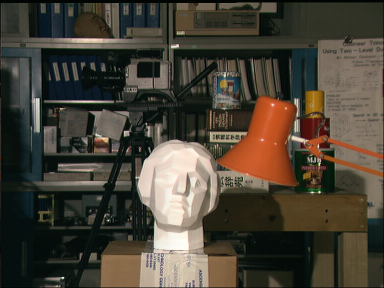
#> input picture CVIP-Project-2/data/tsucuba_left.png, 384 x 288 px, found by its file name
$ python Task2.py
#> lines starting #> are read from the running program, lines starting #| are printed output that depends on the picture; after the words box and inside, x2 and y2 are one past the last pixel; in counts of white or black regions, pixels touching at a corner belong together

# coding: utf-8

# In[4]:


import cv2
import numpy as np
from matplotlib import pyplot as plt
UBIT = 'jayanthk'
np.random.seed(sum([ord(c) for c in UBIT]))
import random

img1 = cv2.imread("D:\\sem1\\cvip\\proj2\\tsucuba_left.png", 0)
#> img1: shape (288, 384); min 0, max 253, mean 68.4
img2 = cv2.imread("D:\\sem1\\cvip\\proj2\\tsucuba_right.png", 0)
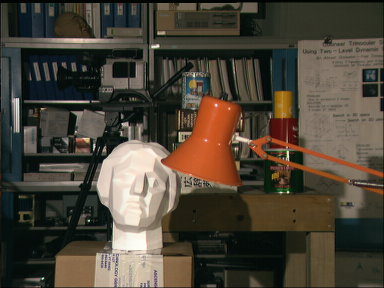
#> input picture CVIP-Project-2/data/tsucuba_right.png, 384 x 288 px, found by its file name
#> img2: shape (288, 384); min 0, max 253, mean 70.3
sift = cv2.xfeatures2d.SIFT_create()
(kp1, d1) = sift.detectAndCompute(img1, None)
#> kp1 = 760 keypoints; strongest (x, y, size): (174, 178, 47.1), (177, 46, 2.7), (126, 133, 3.8), (36, 102, 5.7)
(kp2, d2) = sift.detectAndCompute(img2, None)
#> kp2 = 764 keypoints; strongest (x, y, size): (94, 146, 1.9), (132, 178, 47.5), (157, 46, 2.7), (288, 153, 2)
sift_img1 = cv2.drawKeypoints(img1, kp1, color=(150,0,0), outImage=np.array([]))
sift_img2 = cv2.drawKeypoints(img2, kp2, color=(150,0,0), outImage=np.array([]))
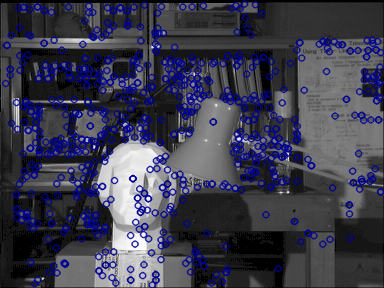
#> sift_img2: shape (288, 384, 3); mean of channels 0, 1, 2 79.7, 61.3, 61.3; drawn as B, G, R
print("# keypoints: {}, descriptors: {}".format(len(kp1), d1.shape))
#| # keypoints: 760, descriptors: (760, 128)
print("# keypoints: {}, descriptors: {}".format(len(kp2), d2.shape))
#| # keypoints: 764, descriptors: (764, 128)

cv2.imwrite("D:\\sem1\\cvip\\proj2\\task2_sift1.jpg", sift_img1)
cv2.imwrite("D:\\sem1\\cvip\\proj2\\task2_sift2.jpg", sift_img2)

FLANN_INDEX_KDTREE = 0
index_params = dict(algorithm = FLANN_INDEX_KDTREE, trees = 5)
search_params = dict(checks = 50)

flann = cv2.FlannBasedMatcher(index_params, search_params)
matches = flann.knnMatch(d1,d2,k=2)
#> matches = 760 matches
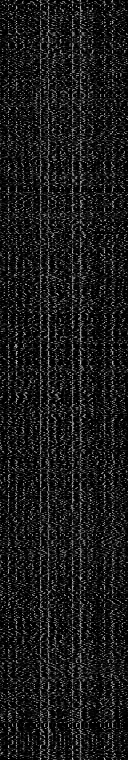
#> d1: shape (760, 128) float32; min 0, max 208, mean 25.7

# store all the good matches as per Lowe's ratio test.
g = []
for m,n in matches:
    if m.distance < 0.75*n.distance:
        g.append(m)
#> after the loop, g = 286 matches

src_pt = np.float32([ kp1[m.queryIdx].pt for m in g ])
#> src_pt = 286 pairs, first value 30.2 to 377.5, second value 3.59 to 284.5
dst_pt = np.float32([ kp2[m.trainIdx].pt for m in g ])
#> dst_pt = 286 pairs, first value 9.72 to 375.6, second value 3.54 to 284.5

F, mask = cv2.findFundamentalMat(src_pt, dst_pt, cv2.RANSAC,5.0)
#> F = [[2.54e-06, 1.56e-05, 0.022], [1.45e-05, 1.49e-05, 0.266], [-0.0254, -0.273, 1]]; mask = 286 values, max 1 at index 0, min 0 at index 75, mean 0.951
matchesMask = mask.ravel().tolist()
#> matchesMask has the same summary as mask

draw_params = dict(matchColor = (150,0,0), # draw matches in green color
                   singlePointColor = None,
                   matchesMask = matchesMask,
                   flags = 2)
#> draw_params = 4 items

img3 = cv2.drawMatches(img1,kp1,img2,kp2,g,None,**draw_params)
cv2.imwrite("D:\\sem1\\cvip\\proj2\\task2_matches_knn.jpg", img3)


FLANN_INDEX_KDTREE = 0
index_params = dict(algorithm = FLANN_INDEX_KDTREE, trees = 5)
search_params = dict(checks = 50)

flann = cv2.FlannBasedMatcher(index_params, search_params)

matches = flann.knnMatch(d1,d2,k=2)
print("Fundamental Matrix ")
print(F)
#| [[ 2.54475297e-06  1.56081992e-05  2.20429885e-02]
#|  [ 1.45321992e-05  1.49465989e-05  2.66027033e-01]
#|  [-2.54082483e-02 -2.72874035e-01  1.00000000e+00]]
stereoMatcher = cv2.StereoBM_create()
stereoMatcher.setMinDisparity(16)
stereoMatcher.setNumDisparities(112)
stereoMatcher.setBlockSize(17)
stereoMatcher.setSpeckleRange(32)
stereoMatcher.setSpeckleWindowSize(120)
stereo = stereoMatcher.compute(img1, img2)
cv2.imwrite("D:\\sem1\\cvip\\proj2\\task2_disparity.jpg", stereo)
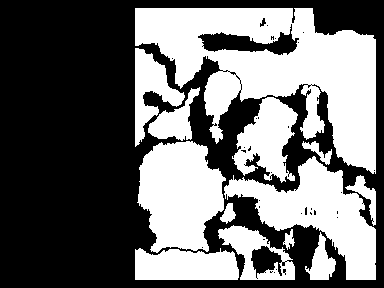
#> saved as task2_disparity.jpg: shape (288, 384); values 240 (black) and 255 (white), 42.9% white; 13 white regions, largest, box (x1, y1, x2, y2) and area: (135, 8, 376, 174) 19821, (224, 156, 376, 280) 7508, (137, 141, 226, 253) 7191
plt.imshow(stereo)


src_pt = np.int32(src_pt)
#> src_pt = 286 pairs, first value 30 to 377, second value 3 to 284
dst_pt = np.int32(dst_pt)
#> dst_pt = 286 pairs, first value 9 to 375, second value 3 to 284

pts1 = src_pt
#> pts1 has the same summary as src_pt
pts2 = dst_pt
#> pts2 has the same summary as dst_pt


pts1 = pts1[mask.ravel()==1]
#> pts1 = 272 pairs, first value 30 to 374, second value 3 to 284
pts2 = pts2[mask.ravel()==1]
#> pts2 = 272 pairs, first value 9 to 354, second value 3 to 284

def drawlines(img1,img2,lines,pts1,pts2):
    r,c = img1.shape
    img1 = cv2.cvtColor(img1,cv2.COLOR_GRAY2BGR)
    img2 = cv2.cvtColor(img2,cv2.COLOR_GRAY2BGR)
    for r,pt1,pt2 in zip(lines,pts1,pts2):
        color = tuple(np.random.randint(0,255,3).tolist())
        x0,y0 = map(int, [0, -r[2]/r[1] ])
        x1,y1 = map(int, [c, -(r[2]+r[0]*c)/r[1] ])
        img1 = cv2.line(img1, (x0,y0), (x1,y1), color,1)
        img1 = cv2.circle(img1,tuple(pt1),5,color,-1)
        img2 = cv2.circle(img2,tuple(pt2),5,color,-1)
    return img1,img2

list = []
for i in range(0,11):
    y = random.randint(0,271)
    list.append(y)

lines1 = cv2.computeCorrespondEpilines(pts2.reshape(-1,1,2), 2,F)
#> lines1 = 272 rows, first 8: [-0.0891, -0.996, 76.58], [-0.0868, -0.996, 123.8], [-0.0833, -0.997, 195.6], [-0.0833, -0.997, 195.6], [-0.0826, -0.997, 209.6], [-0.0878, -0.996, 104.6], [-0.0822, -0.997, 217.6], [-0.0865, -0.996, 130.3]
lines1 = lines1.reshape(-1,3)
lines11 = np.copy(lines1)
#> lines11 has the same summary as lines1
count=0
for i in list:
    lines11[count,:] = lines1[i,:]
#> after the loop, lines11 = 272 rows, first 8: [-0.0911, -0.996, 37.3], [-0.0868, -0.996, 123.8], [-0.0833, -0.997, 195.6], [-0.0833, -0.997, 195.6], [-0.0826, -0.997, 209.6], [-0.0878, -0.996, 104.6], [-0.0822, -0.997, 217.6], [-0.0865, -0.996, 130.3]
line112 = np.copy(lines11[0:10])
#> line112 = [[-0.0911, -0.996, 37.3], [-0.0868, -0.996, 123.8], [-0.0833, -0.997, 195.6], [-0.0833, -0.997, 195.6], [-0.0826, -0.997, 209.6], [-0.0878, -0.996, 104.6], [-0.0822, -0.997, 217.6], [-0.0865, -0.996, 130.3], [-0.0923, -0.996, 11.91], [-0.0838, -0.996, 184.9]]

img5,img6 = drawlines(img1,img2,line112,pts1,pts2)
#> the loop in drawlines, `for r,pt1,pt2 in zip(lines,pts1,pts2):` made 10 passes
#> (r, pt1, pt2, color, y0, y1) on passes 1 to 9: ([-0.0911, -0.996, 37.3], [30, 74], [9, 74], (124, 208, 2), 37, 2), ([-0.0868, -0.996, 123.8], [31, 122], [10, 122], (18, 5, 185), 124, 90), ([-0.0833, -0.997, 195.6], [35, 194], [15, 194], (253, 10, 105), 196, 164), ([-0.0833, -0.997, 195.6], [35, 194], [15, 194], (175, 85, 193), 196, 164), ([-0.0826, -0.997, 209.6], [35, 208], [16, 208], (253, 136, 107), 210, 178), ([-0.0878, -0.996, 104.6], [36, 102], [15, 102], (239, 170, 94), 104, 71), ([-0.0822, -0.997, 217.6], [36, 216], [16, 216], (129, 132, 181), 218, 186), ([-0.0865, -0.996, 130.3], [37, 128], [16, 128], (170, 144, 213), 130, 97), ([-0.0923, -0.996, 11.91], [38, 8], [18, 7], (93, 152, 110), 11, -23)
#> after the loop in drawlines, `for r,pt1,pt2 in zip(lines,pts1,pts2):`: img1: shape (288, 384, 3); mean B, G, R 71.6, 70.6, 70.6
#> after the loop in drawlines, `for r,pt1,pt2 in zip(lines,pts1,pts2):`:
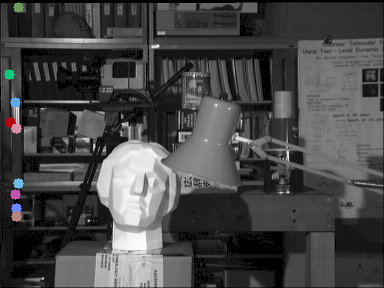
#> img2: shape (288, 384, 3); mean B, G, R 70.9, 70.7, 70.7
# epilines corresponding to points in left image (first image) and drawing its lines on right image
lines2 = cv2.computeCorrespondEpilines(pts1.reshape(-1,1,2), 1,F)
#> lines2 = 272 rows, first 8: [0.0867, 0.996, -74.3], [0.0892, 0.996, -122.8], [0.093, 0.996, -195.2], [0.093, 0.996, -195.2], [0.0937, 0.996, -209.2], [0.0882, 0.996, -103.1], [0.0941, 0.996, -217.2], [0.0895, 0.996, -129.4]
lines2 = lines2.reshape(-1,3)
lines22 = np.copy(lines2)
#> lines22 has the same summary as lines2
count=0
for i in list:
    lines22[count,:] = lines2[i,:]
#> after the loop, lines22 = 272 rows, first 8: [0.0846, 0.996, -34.07], [0.0892, 0.996, -122.8], [0.093, 0.996, -195.2], [0.093, 0.996, -195.2], [0.0937, 0.996, -209.2], [0.0882, 0.996, -103.1], [0.0941, 0.996, -217.2], [0.0895, 0.996, -129.4]
line122 = np.copy(lines22[0:10])
#> line122 = [[0.0846, 0.996, -34.07], [0.0892, 0.996, -122.8], [0.093, 0.996, -195.2], [0.093, 0.996, -195.2], [0.0937, 0.996, -209.2], [0.0882, 0.996, -103.1], [0.0941, 0.996, -217.2], [0.0895, 0.996, -129.4], [0.0832, 0.997, -8.03], [0.0924, 0.996, -184.5]]
img3,img4 = drawlines(img2,img1,line122,pts2,pts1)
#> the loop in drawlines (call 2), `for r,pt1,pt2 in zip(lines,pts1,pts2):` made 10 passes
#> (r, pt1, pt2, color, y0, y1) on passes 1 to 9: ([0.0846, 0.996, -34.07], [9, 74], [30, 74], (15, 27, 58), 34, 1), ([0.0892, 0.996, -122.8], [10, 122], [31, 122], (115, 125, 74), 123, 88), ([0.093, 0.996, -195.2], [15, 194], [35, 194], (216, 43, 145), 196, 160), ([0.093, 0.996, -195.2], [15, 194], [35, 194], (200, 94, 161), 196, 160), ([0.0937, 0.996, -209.2], [16, 208], [35, 208], (157, 30, 33), 210, 173), ([0.0882, 0.996, -103.1], [15, 102], [36, 102], (90, 177, 206), 103, 69), ([0.0941, 0.996, -217.2], [16, 216], [36, 216], (156, 10, 224), 218, 181), ([0.0895, 0.996, -129.4], [16, 128], [37, 128], (17, 78, 53), 129, 95), ([0.0832, 0.997, -8.03], [18, 7], [38, 8], (220, 54, 198), 8, -24)
#> after the loop in drawlines (call 2), `for r,pt1,pt2 in zip(lines,pts1,pts2):`:
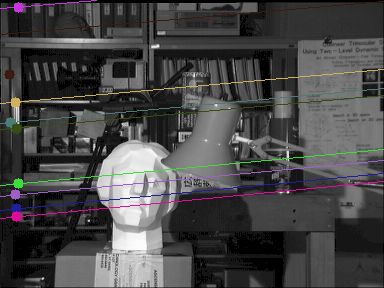
#> img1: shape (288, 384, 3); mean B, G, R 71.4, 71, 71.6
#> after the loop in drawlines (call 2), `for r,pt1,pt2 in zip(lines,pts1,pts2):`:
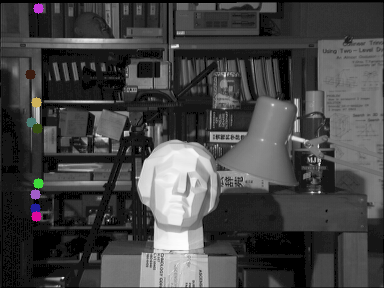
#> img2: shape (288, 384, 3); mean B, G, R 68.7, 68.6, 68.8
cv2.imwrite("D:\\sem1\\cvip\\proj2\\task2_epi1_left.jpg", img5)
cv2.imwrite("D:\\sem1\\cvip\\proj2\\task2_epi2_right.jpg", img3)
